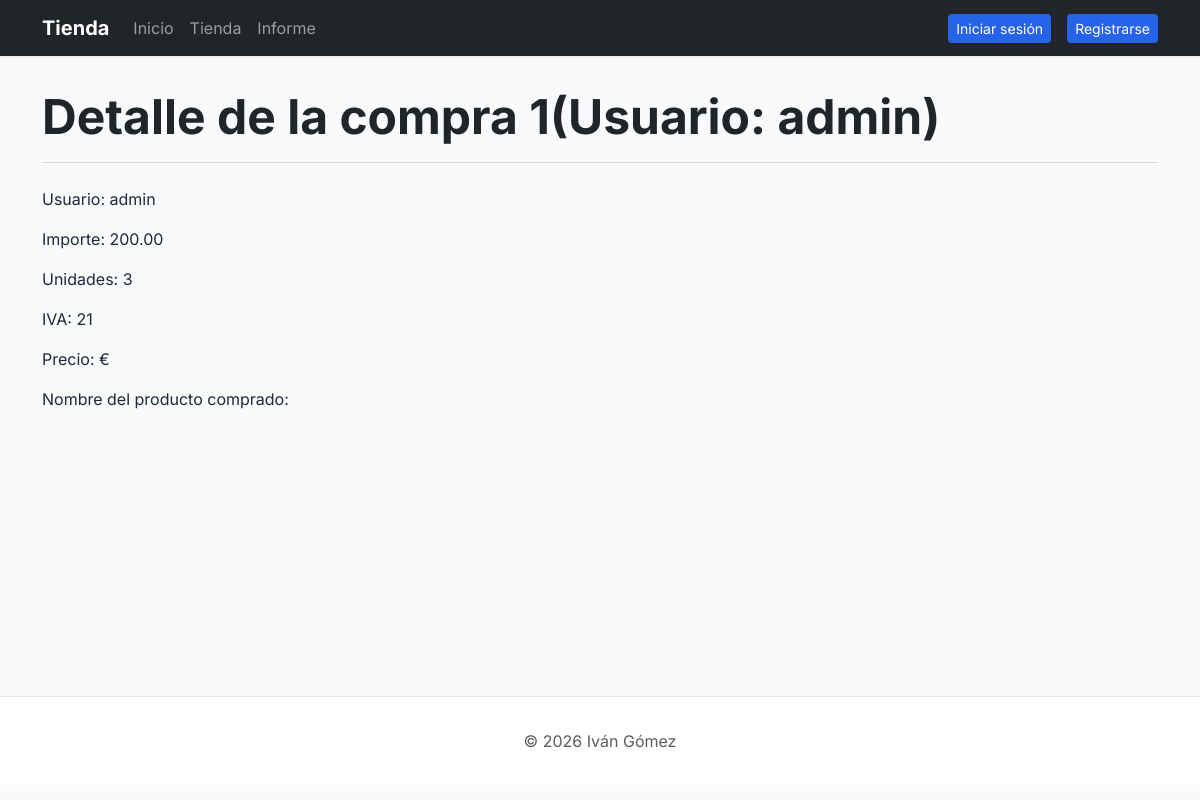
Screenshot of /tienda/informe/compra/detalle/1 with the database file from the repository.
### core/models.py (models this page shows, shortened)
class Compra(models.Model):
    class Iva(models.IntegerChoices):
        GENERAL = 21
        REDUCIDO = 10
        SUPERREDUCIDO = 4
        EXCENTO = 0
    fecha = models.DateField(auto_now_add=True)
    unidades = models.IntegerField()
    importe = models.DecimalField(decimal_places=2, max_digits=6, null=True, blank=True)
    iva = models.IntegerField(choices=Iva, null=True)
    usuario = models.ForeignKey(UsuarioTienda, on_delete=models.SET_NULL, null=True, blank=True, related_name='compras')
    producto = models.ForeignKey(Producto, on_delete=models.SET_NULL, null=True, blank=True, related_name='compras')

class UsuarioTienda(AbstractUser):
    vip = models.BooleanField(default=False)
    saldo = models.DecimalField(decimal_places=2, max_digits=4, null=True)
    def __str__(self):
        return f'{self.username}'

### core/views.py (the view)
# urls.py: path('tienda/informe/compra/detalle/<int:pk>', detailCompra.as_view(), name='detalle_compra' )
class detailCompra(DetailView):
    model = Compra
    template_name = 'core/detalle_compra.html'
    context_object_name = 'compra'

### core/templates/core/detalle_compra.html (shortened to what this page needs)
{% extends 'core/base.html' %}
{% block tittle_section %}Detalle de la compra {{compra.id}}(Usuario: {{compra.usuario}}){% endblock %}
{% block content %}
<p>Usuario: {{compra.usuario}}</p>
<p>Importe: {{compra.importe}}</p>
<p>Unidades: {{compra.unidades}}</p>
<p>IVA: {{compra.iva}}</p>
<p>Precio: {{compra.producto.precio}}€</p>
<p>Nombre del producto comprado: {{compra.producto.nombre}}</p>
{% endblock %}

### core/templates/core/base.html (style rules this page uses)
:root { --bs-body-font-family: 'Inter', sans-serif; --primary-color: #2563eb; }
body { background-color: #f8fafc; color: #1e293b; }

### rows the page displays
Compra: id "1", usuario "admin", importe "200.00", unidades "3", iva "21"
